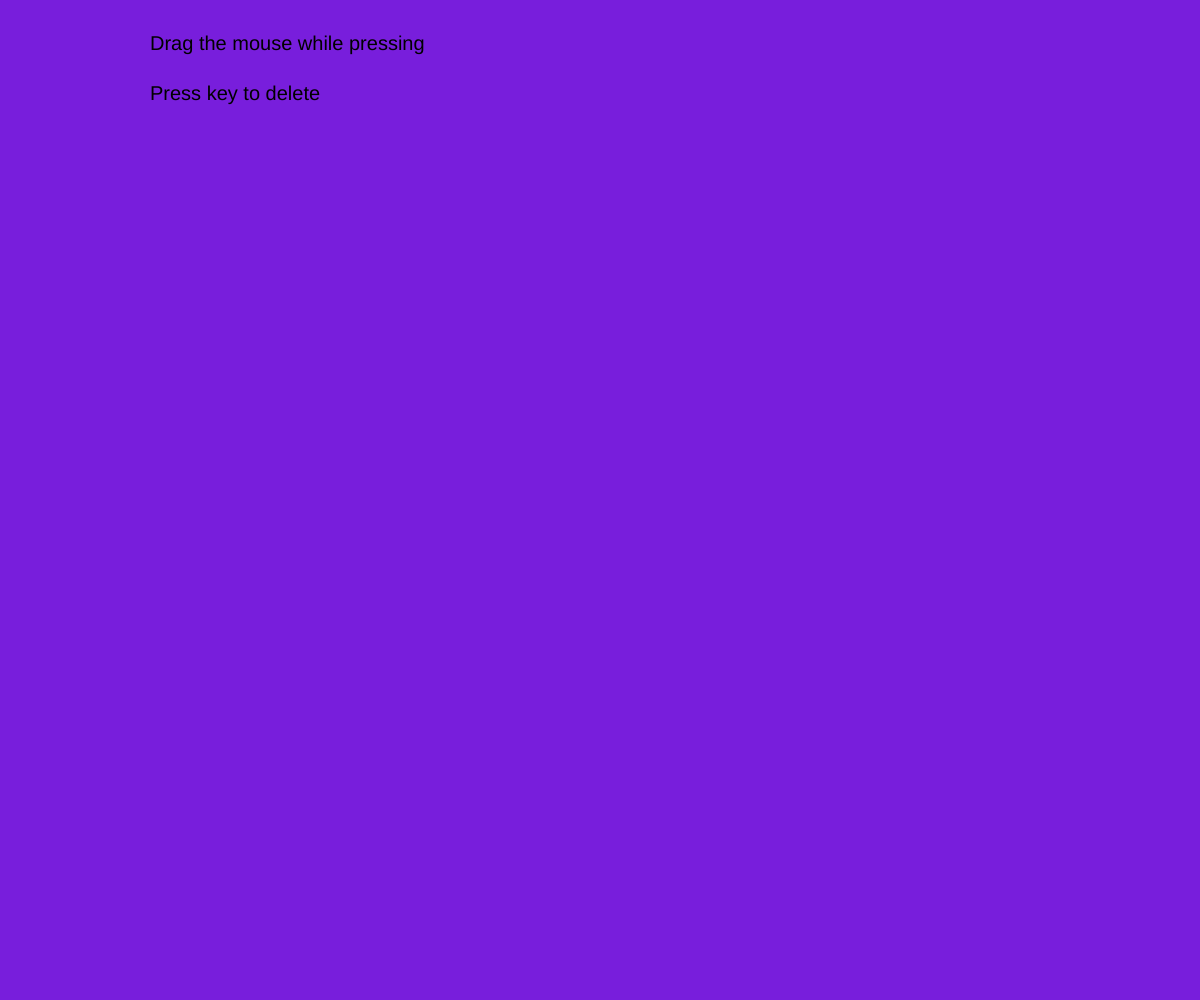
Frame 1 (no input)
Frame 60 (no input): identical to frame 1, image omitted
Frame 120 (the mouse pressed at the canvas centre since frame 60): identical to frame 1, image omitted

The p5.js sketch that drew this single still picture (run headless with seeded random() and noise() and a simulated clock; from frame 60 on, the mouse is pressed at the canvas centre):

// p5.js sketch
// ── sketch.js
let shapes = []
function setup() {
  createCanvas(windowWidth, windowHeight);
}
function draw() {
  background(120,30,220);
  textSize (20)
  text ('Drag the mouse while pressing', 150, 50)
  text ('Press key to delete', 150, 100)
  for (let shape1 of shapes) {
    fill(shape1.color)
    // if (shape1.shapeType === 'rect') {
    //   rect(shape1.x , shape1.y, 100, 200,);
    // }
    if (shape1.shapeType == 'circle') {
      noStroke()
      circle(shape1.x, shape1.y, 100);
    }
    if (shape1.shapeType == 'ellipse') {
      noStroke()
      ellipse (shape1.x,shape1.y , 150,30 )
    }
  }
}
function mouseDragged() {
  addAShape ();
  
}

function keyPressed () { 
  shapes.splice (0,1)
}
// function mousePressed() (
//   deleteShape ();
// )
function addAShape() {
  shape1 = {
    x: mouseX,
    y: mouseY,
    color: random(['pink', 'red', 'orange', 'yellow', 'purple',]),
    shapeType: random ( [ 'circle', 'ellipse'] )
  }
  // function deleteShape() {
    
  // }
  shapes.push(shape1);

  
}
